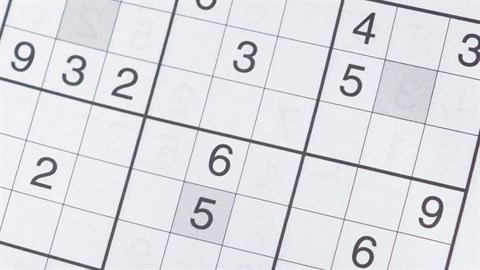
#> input picture Bai2/line.jpg, 480 x 270 px
$ python tempCodeRunnerFile.py
#> lines starting #> are read from the running program, lines starting #| are printed output that depends on the picture
import cv2
import numpy as np

image = cv2.imread("line.jpg")
#> image is the input picture: shape (270, 480, 3); mean B, G, R 228.4, 222.8, 222.6
gray = cv2.cvtColor(image,cv2.COLOR_BGR2GRAY)
canimg = cv2.Canny(gray, 50, 200)
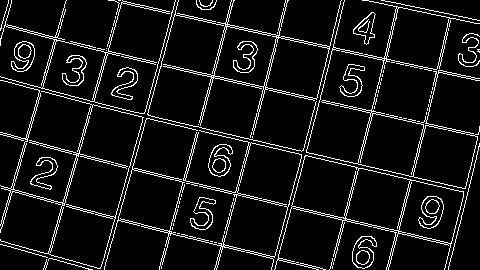
#> canimg: shape (270, 480); 8.3% white in thin lines or dots

#> (the run stopped early here; a loop or call above may not have finished)
